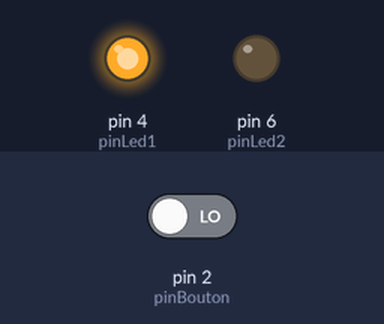
Recording of a sketch running on a simulated Arduino Uno, built with avr-gcc and run on an emulated ATmega328P. On the bench: output pins drawn as LEDs (lit = HIGH). The test bench sets the inputs (shaded band); at power-on: pin 2 (pinBouton) LOW.

Above: at 1.2 s.
1.3 s: pin 2 (pinBouton) driven HIGH
At 2.5 s:
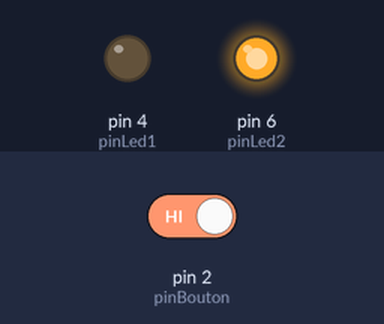
2.8 s: pin 2 (pinBouton) driven LOW
At 3.7 s:
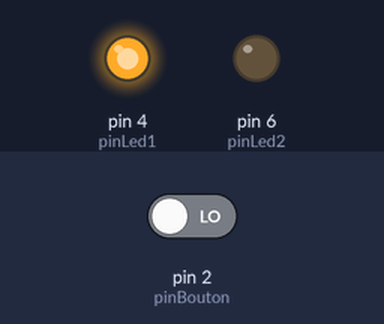
Timing chart, 0 to 5.8 s (numbered marks = the images above; inputs shaded):
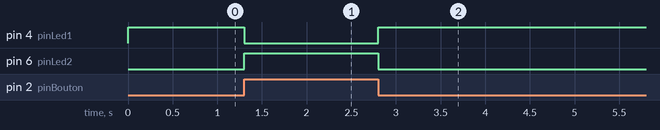

Measured:
- after the input at 1.3 s, pin 4 (pinLed1): HIGH → LOW at once; pin 6 (pinLed2): LOW → HIGH at once
- after the input at 2.8 s, pin 4 (pinLed1): LOW → HIGH at once; pin 6 (pinLed2): HIGH → LOW at once

The sketch:

Poussoir.ino
```cpp
/*

le bouton poussoir est connecté au pin 2 avec un résistance pull-down

les leds sont connectées au pins 4 et 6 avec des resistances de 220Ω

*/


//déclaration des variables
int pinBouton, pinLed1, pinLed2;

void setup()
{
  //initialisation des variables
  pinBouton = 2;
  pinLed1 = 4;
  pinLed2 = 6;
  //définition des modes
  pinMode(pinBouton, INPUT);
  pinMode(pinLed1, OUTPUT);
  pinMode(pinLed2, OUTPUT);

}

void loop()
{
  //lecture de l'état du bouton et stockage dans etatBouton
  boolean etatBouton = digitalRead(pinBouton);
  //test des conditions
  if (etatBouton)//si bouton appuyé (donc 1)
  {
    digitalWrite(pinLed1,LOW);
    digitalWrite(pinLed2,HIGH);
  }
  else //sinon
  {
    digitalWrite(pinLed1,HIGH);
    digitalWrite(pinLed2,LOW);
  }
  delay(100);
}
```
